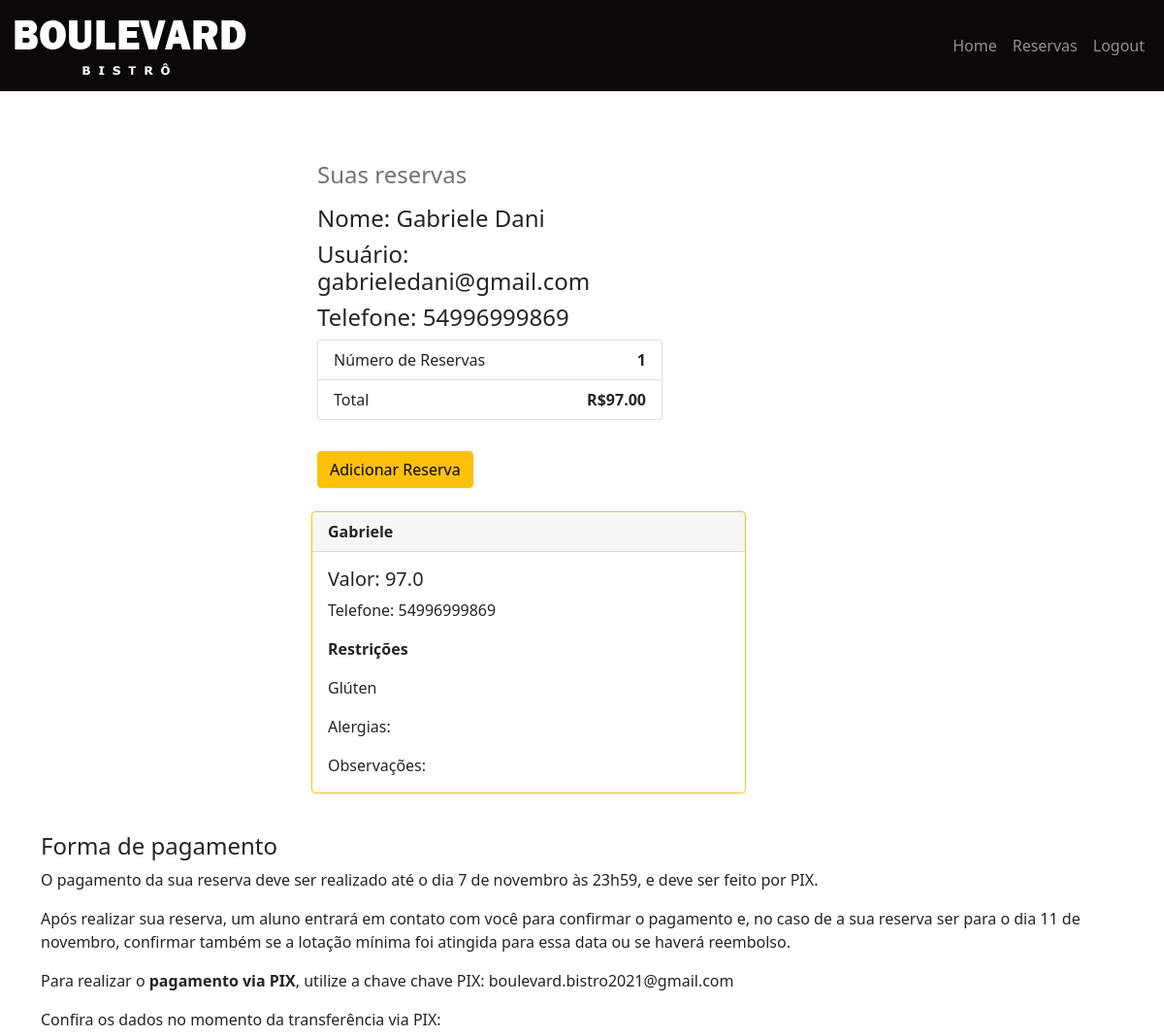
The app's page /home/ (signed in, upper part), older data.
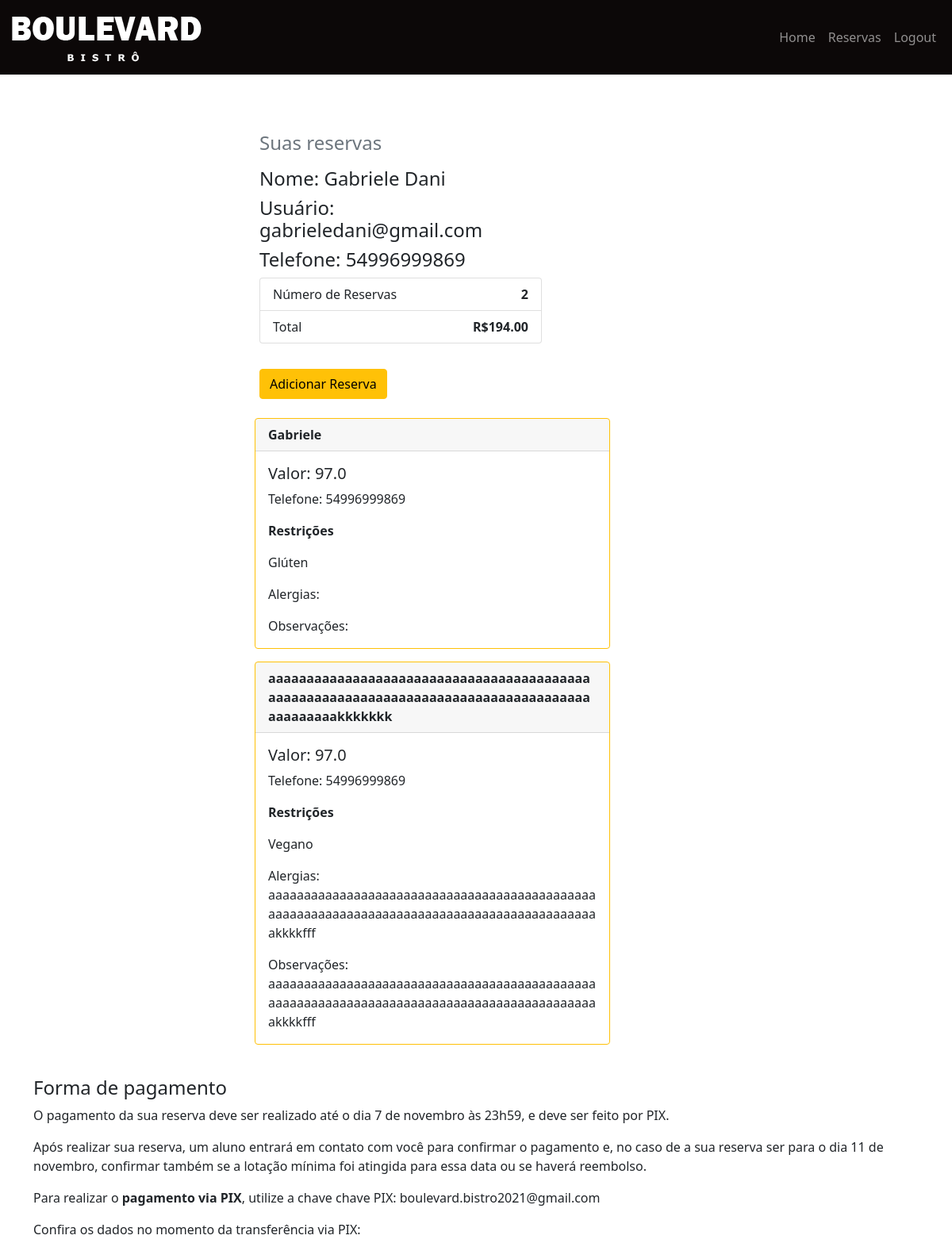
The same page, newer data.
### website/models.py (models this page shows, shortened)
class Reservation(models.Model):
    user = models.ForeignKey(User,on_delete=models.CASCADE)
    name = models.CharField(max_length=100)
    phone_number = models.CharField(max_length=30,blank=True)
    alergies = models.TextField(max_length=100,default='',blank=True)
    obs = models.TextField(max_length=100,default='',blank=True)
    gluten = models.BooleanField(default=False)
    lactose = models.BooleanField(default=False)
    vegan = models.BooleanField(default=False)
    vegetarian = models.BooleanField(default=False)
    kids_menu = models.BooleanField(default=False)
    price = models.FloatField(default=0)

### website/views.py (the view)
# urls.py: path('home/',views.home,name="home"),
def home(request):
    if request.user.is_authenticated:
        reservation_list = Reservation.objects.filter(user_id = request.user)
        total =0
        total_f = '0,00'
        number = 0
        can_change = True
        for reservation in reservation_list:
            total = total + reservation.price
            total_f = '{:.2f}'.format(total)
            number = number + 1
            if number >=8:
                can_change = False
        context = {'reservation_list': reservation_list,'total':total_f,'number':number,'can_change':can_change}
    else:
        context = {}
    return render(request, 'home.html', context)

### website/templates/home.html (shortened to what this page needs)
{% extends 'base.html' %}
{% block content %}
<br/><br/>
    {% if user.is_authenticated %}
        <div class="row">
          <div class="col-md-4 order-md-2 mb-4 offset-md-3" >
            <h4 class="d-flex justify-content-between align-items-center mb-3">
                <span class="text-muted">Suas reservas</span>
                <h4>Nome: {{ user.first_name }} {{ user.last_name }}</h4>
                <h4>Usuário: {{ user.username }}</h4>
                <h4>Telefone: {{ user.userprofile.phone_number }}</h4>
            </h4>
            <ul class="list-group mb-3">
              <li class="list-group-item d-flex justify-content-between">
                <span>Número de Reservas</span>
                <strong >{{ number }}</strong>
              </li>
              <li class="list-group-item d-flex justify-content-between">
                <span>Total</span>
                <strong >R$<strong id="preço">{{ total }}</strong></strong>
              </li>
            </ul>
            {% if can_change %}
                {% if user.userprofile.can_change %}
                    <button onclick="location.href='{% url 'reservation' %}'"type="button" class="btn btn-warning">Adicionar Reserva</button>
                {% endif %}
            {% endif %}
          </div>
        </div>
        {% for reservation in reservation_list %}
        <div class="card border-warning mb-3 offset-md-3" style="max-width: 28rem;">
            <div class="card-header"><strong>{{ reservation.name }}</strong></div>
            <div class="card-body">
                <h5 class="card-title">Valor: {{ reservation.price}}</h5>
                <p class="card-text">Telefone: {{ reservation.phone_number }}</p>
                <p class="card-text"><strong>Restrições</strong></p>
                {% if reservation.gluten %}
                    <p class="card-text">Glúten</p>
                {% endif %}
                {% if reservation.vegan %}
                    <p class="card-text">Vegano</p>
                {% endif %}
                <p class="card-text">Alergias: {{ reservation.alergies }}</p>
                <p class="card-text">Observações: {{ reservation.obs }}</p>
            </div>
        </div>
        {% endfor %}
        <h4>Forma de pagamento</h4>
        <p>O pagamento da sua reserva deve ser realizado até o dia 7 de novembro às 23h59, e deve ser feito por PIX.</p>
        <p>Após realizar sua reserva, um aluno entrará em contato com você para confirmar o pagamento e, no caso de a sua reserva ser para o dia 11 de novembro, confirmar também se a lotação mínima foi atingida para essa data ou se haverá reembolso.</p>
        <p>Para realizar o <strong>pagamento via PIX</strong>, utilize a chave chave PIX: boulevard.bistro2021@gmail.com</p>
        <p>Confira os dados no momento da transferência via PIX:
        </p>
    {% else %}
        <!--h3 class="text-center">Crie seu cadastro <a href={% url 'register' %}>AQUI</a></h3>
        <br>
        <h4 class="text-center">ou</h4>
        <br-->
        <h3 class="text-center">Efetue seu Login <a href={% url 'login' %}>AQUI</a></h3>
    {% endif %}
    <br/><br/>
    <br/><br/>
{% endblock %}

Row changes from the older to the newer data that the page shows:
added Reservation: name "aaaaaaaaaaaaaaaaaaaaaaaaaaaaaaaaaaaaaaaaaaaaaaaaaaaaaaaaaaaaaaaaaaaaaaaaaaaaaaaaaaaaaaaaaaaaakkkkkkk", price "97.0", phone_number "54996999869", vegan "Vegano", alergies "aaaaaaaaaaaaaaaaaaaaaaaaaaaaaaaaaaaaaaaaaaaaaaaaaaaaaaaaaaaaaaaaaaaaaaaaaaaaaaaaaaaaaaaaaaaaakkkkfff", obs "aaaaaaaaaaaaaaaaaaaaaaaaaaaaaaaaaaaaaaaaaaaaaaaaaaaaaaaaaaaaaaaaaaaaaaaaaaaaaaaaaaaaaaaaaaaaakkkkfff"
Text that changed along with them:
{{ number }}: "1" → "2"
{{ total }}: "97.00" → "194.00"
